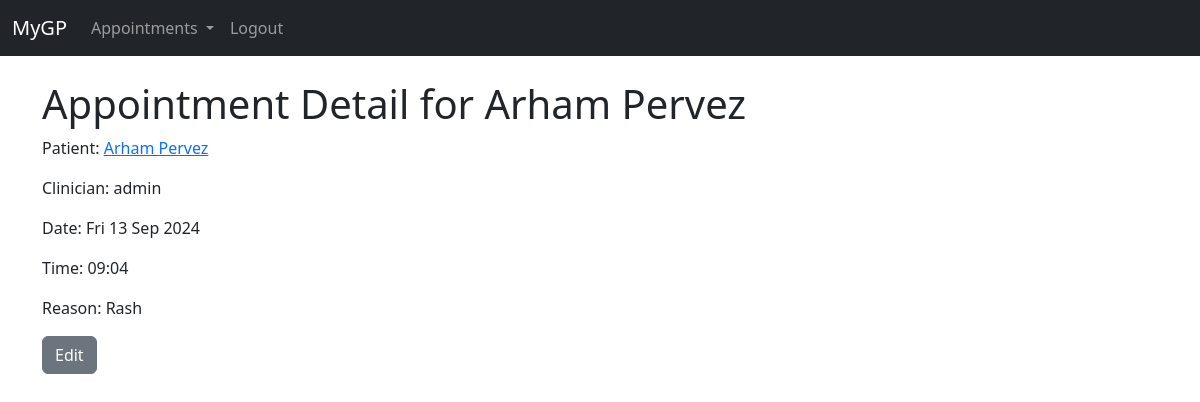
Page /appointments/3/ (signed in) on the committed database.
### appointments/models.py (models this page shows, shortened)
class Appointment(models.Model):
    patient = models.ForeignKey(Patient, on_delete=models.CASCADE)
    clinician = models.ForeignKey(settings.AUTH_USER_MODEL, on_delete=models.CASCADE)
    date = models.DateTimeField()
    reason = models.CharField(max_length=255)
    created_at = models.DateTimeField(auto_now_add=True)

### consultations/models.py (models this page shows)
class Patient(models.Model):
    first_name = models.CharField(max_length=50)
    last_name = models.CharField(max_length=50)
    date_of_birth = models.DateField()
    address = models.CharField(max_length=100, null=True, blank=True )
    phone = models.CharField(max_length=20, null=True, blank=True )
    next_of_kin = models.CharField(max_length=100, null=True, blank=True )
    next_of_kin_phone = models.CharField(max_length=20, null=True, blank=True )
    def __str__(self):
        return f"{self.first_name} {self.last_name}"

### accounts/models.py (models this page shows)
class CustomUser(AbstractUser):
    ROLE_CHOICES = [
        ('clinician', 'Clinician'),
        ('staff', 'Staff'),
    ]
    role = models.CharField(max_length=10, choices=ROLE_CHOICES)

### appointments/views.py (the view)
# urls.py: path('<int:pk>/', views.appointment_detail, name='appointment_detail'),
@login_required
def appointment_detail(request, pk):
    appointment = get_object_or_404(Appointment, pk=pk)
    return render(request, 'appointments/appointment_detail.html', {'appointment': appointment})

### appointments/templates/appointments/appointment_detail.html
{% extends 'accounts/base.html' %}
{% block content %}
<h1>Appointment Detail for {{appointment.patient}}</h1>
<p>Patient: <a href="{% url 'consultations:patient_detail' appointment.patient.id %}">{{appointment.patient }}</a> </p>
<p>Clinician: {{ appointment.clinician }}</p>
<p>Date: {{ appointment.date | date:"D d M Y" }}</p>
<p>Time: {{ appointment.date | time:"H:i" }}</p>
<p>Reason: {{ appointment.reason }}</p>
<a type="button" class="btn btn-secondary" href="{% url 'appointments:edit_appointment' appointment.pk %}">Edit</a>
{% endblock %}

### rows in the picture
Appointment: patient "Arham Pervez", clinician "admin", date "Fri 13 Sep 2024", date "09:04", reason "Rash"
